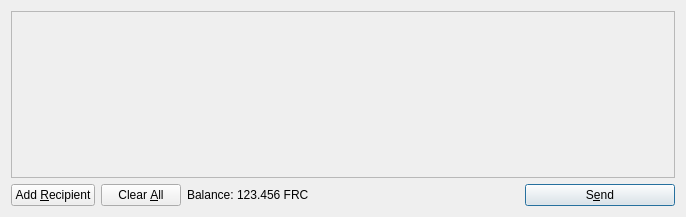
<?xml version="1.0" encoding="UTF-8"?>
<ui version="4.0">
 <class>SendCoinsDialog</class>
 <widget class="QDialog" name="SendCoinsDialog">
  <property name="geometry">
   <rect>
    <x>0</x>
    <y>0</y>
    <width>686</width>
    <height>217</height>
   </rect>
  </property>
  <property name="windowTitle">
   <string>Send Coins</string>
  </property>
  <layout class="QVBoxLayout" name="verticalLayout">
   <item>
    <widget class="QScrollArea" name="scrollArea">
     <property name="widgetResizable">
      <bool>true</bool>
     </property>
     <widget class="QWidget" name="scrollAreaWidgetContents">
      <property name="geometry">
       <rect>
        <x>0</x>
        <y>0</y>
        <width>666</width>
        <height>165</height>
       </rect>
      </property>
      <layout class="QVBoxLayout" name="verticalLayout_2">
       <property name="margin">
        <number>0</number>
       </property>
       <item>
        <layout class="QVBoxLayout" name="entries">
         <property name="spacing">
          <number>6</number>
         </property>
        </layout>
       </item>
       <item>
        <spacer name="verticalSpacer">
         <property name="orientation">
          <enum>Qt::Vertical</enum>
         </property>
         <property name="sizeHint" stdset="0">
          <size>
           <width>20</width>
           <height>40</height>
          </size>
         </property>
        </spacer>
       </item>
      </layout>
     </widget>
    </widget>
   </item>
   <item>
    <layout class="QHBoxLayout" name="horizontalLayout">
     <item>
      <widget class="QPushButton" name="addButton">
       <property name="toolTip">
        <string>Send to multiple recipients at once</string>
       </property>
       <property name="text">
        <string>Add &amp;Recipient</string>
       </property>
       <property name="icon">
        <iconset resource="../bitcoin.qrc">
         <normaloff>:/icons/add</normaloff>:/icons/add</iconset>
       </property>
       <property name="autoDefault">
        <bool>false</bool>
       </property>
      </widget>
     </item>
     <item>
      <widget class="QPushButton" name="clearButton">
       <property name="sizePolicy">
        <sizepolicy hsizetype="Minimum" vsizetype="Fixed">
         <horstretch>0</horstretch>
         <verstretch>0</verstretch>
        </sizepolicy>
       </property>
       <property name="toolTip">
        <string>Remove all transaction fields</string>
       </property>
       <property name="text">
        <string>Clear &amp;All</string>
       </property>
       <property name="icon">
        <iconset resource="../bitcoin.qrc">
         <normaloff>:/icons/remove</normaloff>:/icons/remove</iconset>
       </property>
       <property name="autoRepeatDelay">
        <number>300</number>
       </property>
       <property name="autoDefault">
        <bool>false</bool>
       </property>
      </widget>
     </item>
     <item>
      <layout class="QHBoxLayout" name="horizontalLayout_2">
       <property name="spacing">
        <number>3</number>
       </property>
       <item>
        <widget class="QLabel" name="label">
         <property name="text">
          <string>Balance:</string>
         </property>
        </widget>
       </item>
       <item>
        <widget class="QLabel" name="labelBalance">
         <property name="cursor">
          <cursorShape>IBeamCursor</cursorShape>
         </property>
         <property name="text">
          <string>123.456 FRC</string>
         </property>
         <property name="textInteractionFlags">
          <set>Qt::LinksAccessibleByMouse|Qt::TextSelectableByKeyboard|Qt::TextSelectableByMouse</set>
         </property>
        </widget>
       </item>
      </layout>
     </item>
     <item>
      <spacer name="horizontalSpacer">
       <property name="orientation">
        <enum>Qt::Horizontal</enum>
       </property>
       <property name="sizeHint" stdset="0">
        <size>
         <width>40</width>
         <height>20</height>
        </size>
       </property>
      </spacer>
     </item>
     <item>
      <widget class="QPushButton" name="sendButton">
       <property name="minimumSize">
        <size>
         <width>150</width>
         <height>0</height>
        </size>
       </property>
       <property name="toolTip">
        <string>Confirm the send action</string>
       </property>
       <property name="text">
        <string>S&amp;end</string>
       </property>
       <property name="icon">
        <iconset resource="../bitcoin.qrc">
         <normaloff>:/icons/send</normaloff>:/icons/send</iconset>
       </property>
       <property name="default">
        <bool>true</bool>
       </property>
      </widget>
     </item>
    </layout>
   </item>
  </layout>
 </widget>
 <resources>
  <include location="../bitcoin.qrc"/>
 </resources>
 <connections/>
</ui>
